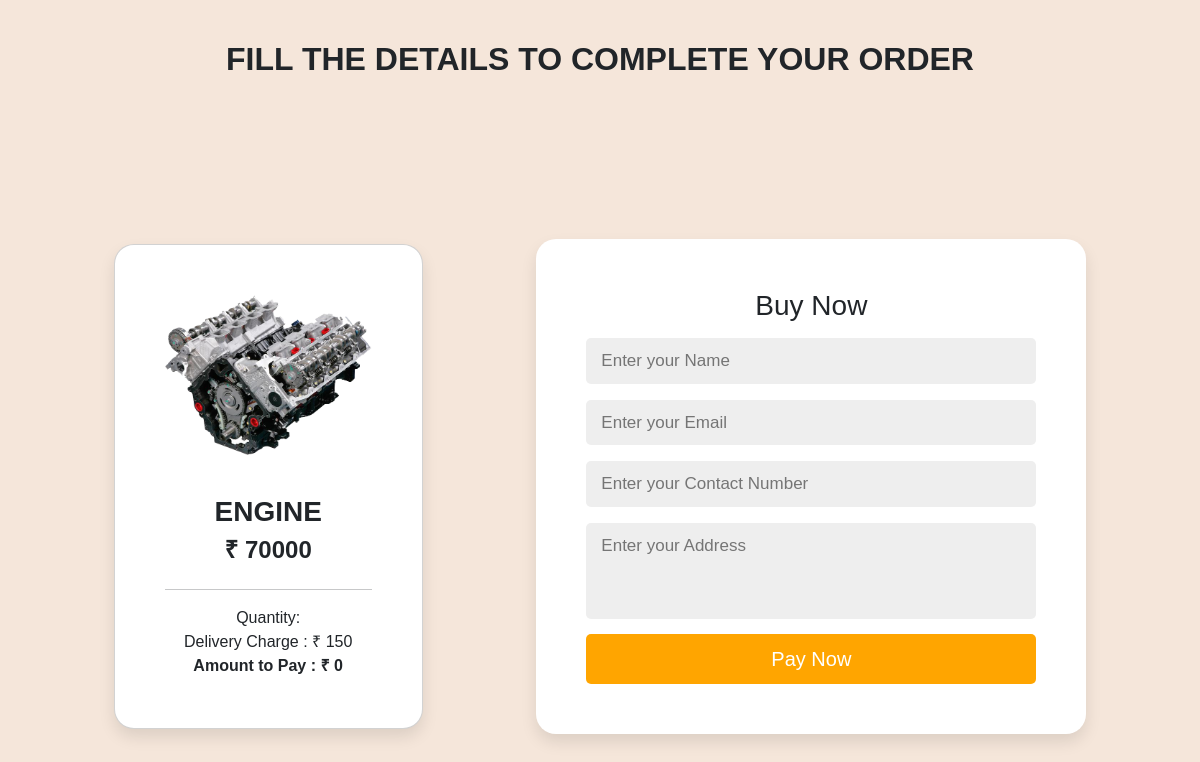
The page /order.php?id=2 on the database as committed earlier.
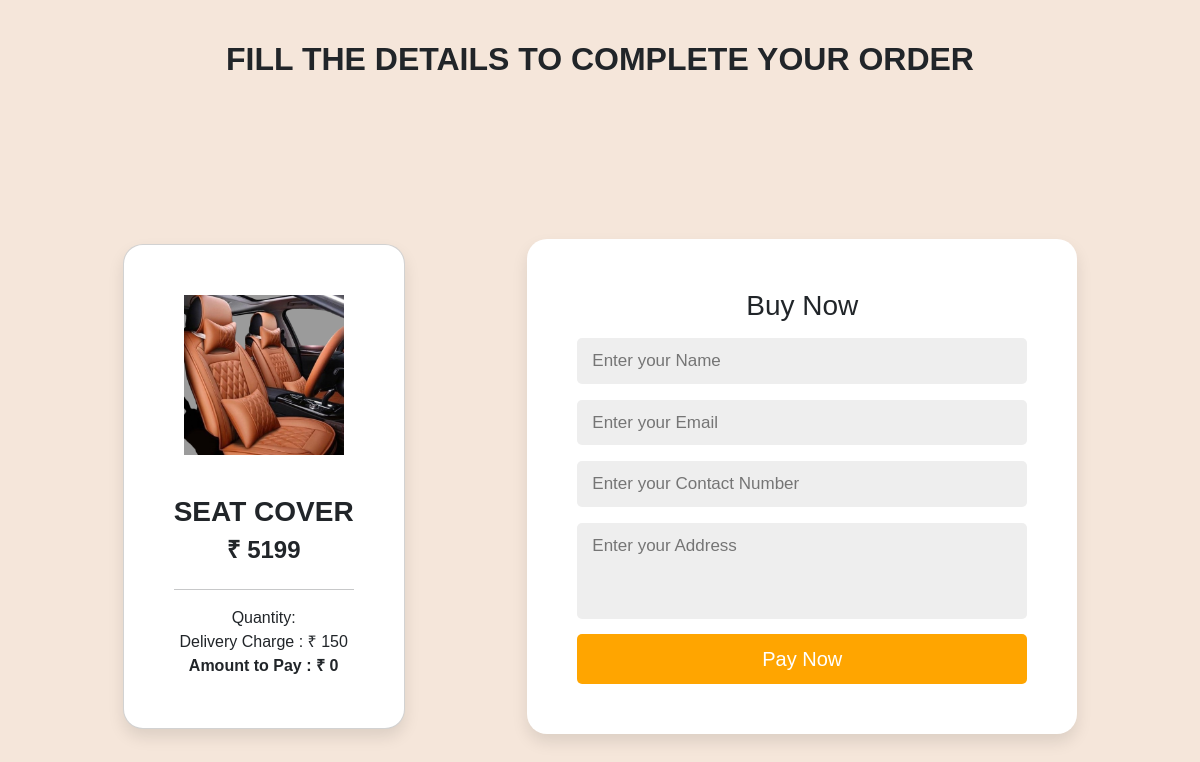
The same page on the database as committed later.
### tables this page shows
CREATE TABLE `parts` (
  `ID` int(11) NOT NULL,
  `p_name` varchar(50) NOT NULL,
  `p_price` int(20) NOT NULL,
  `p_quantity` int(20) NOT NULL,
  `Image` varchar(255) NOT NULL
);

### order.php (the view, shortened to what this page needs)
<?php
include 'connect.php';
$uid = $_SESSION['user_id'];
if (isset($_GET['id'])) {
    $id = $_GET['id'];
    $sql = "SELECT * FROM parts WHERE ID = '$id'";
    $result = mysqli_query($conn, $sql);
    $data = mysqli_fetch_array($result);
    $pname = $data['p_name'];
    $pprice = $data['p_price'];
    $dcharge = 150;
    $pimg = $data['Image'];
} else {
    echo "No Product found";
}
$pquantity = $_POST['quantity'];
$tprice = $pprice + $dcharge;
$t_price = $tprice * $pquantity;
?>
<!DOCTYPE html>
<html>
<head>
    <link rel="stylesheet" href="https://cdn.jsdelivr.net/npm/bootstrap@5.2.2/dist/css/bootstrap.min.css"
>
</head>
<body>
    <section class="order_details">
        <h2>Fill the details to complete your order</h2>
        <div class="card-info">
            <div class="p-info">
                <div class="card">
                    <?php echo "<img class='box-img' src='img/" . basename($pimg) . "' alt='Car Image'><br>" ?>
                    <h3>
                        <?php echo $pname; ?>
                    </h3>
                    <h4>
                        ₹
                        <?php echo $pprice; ?>
                    </h4>
                    <hr>
                    <div class="pricing">
                        <div>
                            <span>Quantity:</span>
                        </div>
                        <div>
                            <span>Delivery Charge : </span>₹
                            <?php echo $dcharge; ?>
                        </div>
                        <div class="amount">
                            <span>Amount to Pay : </span>₹
                            <?php echo $t_price; ?>
                        </div>
                    </div>
                </div>
            </div>
            <div class="form-container">
                <form action="" method="post">
                    <h3>Buy Now</h3>
                    <?php
                    $get = "SELECT * FROM users WHERE ID = '$uid'";
                    $result = mysqli_query($conn, $get);
                    $data = mysqli_fetch_array($result);
                    ?>
                    <input type="text" name="name" value="<?php echo $data['Name']; ?>" required
                        placeholder="Enter your Name" class="box">
                    <input type="email" name="email" value="<?php echo $data['Email']; ?>"
                        placeholder="Enter your Email" required class="box">
                    <input type="number" name="contact" value="<?php echo $data['Contact']; ?>" required placeholder="Enter your Contact Number" class="box">
                    <textarea type="text" name="address" rows="3" required placeholder="Enter your Address"
                        class="text-box"></textarea>
                    <button type="submit" name="submit" value="Pay Now" class="form-btn">Pay Now</button>
                </form>
            </div>
        </div>
    </section>
</body>
</html>

Rows that differ between the two databases and show on the page:
changed parts: Image: a different picture; p_name "ENGINE" → "SEAT COVER"; p_price "70000" → "5199"
